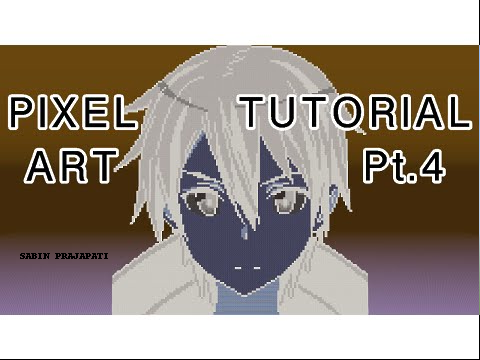

The Python source for this figure:
from PIL import Image ,ImageDraw

from PIL import ImageFilter

img = Image.open('/home/kirito/Documents/py/kirito.jpg')
img.show(img)

for i in range(0, img.size[0]-1):

    for j in range(0, img.size[1]-1):

        # Get pixel value at (x,y) position of the image

        pixelColorVals = img.getpixel((i,j));

       

        # Invert color

        redPixel    = 255 - pixelColorVals[0]; # Negate red pixel

        greenPixel  = 255 - pixelColorVals[1]; # Negate green pixel

        bluePixel   = 255 - pixelColorVals[2]; # Negate blue pixel

                   

        # Modify the image with the inverted pixel values

        img.putpixel((i,j),(redPixel, greenPixel, bluePixel));

 
img_draw = ImageDraw.Draw(img)
img_draw.text((20, 250), 'SABIN PRAJAPATI', fill='BLACK')
img.save('/home/kirito/Documents/py/negative.png')
# Display the negative image

img.show(img)